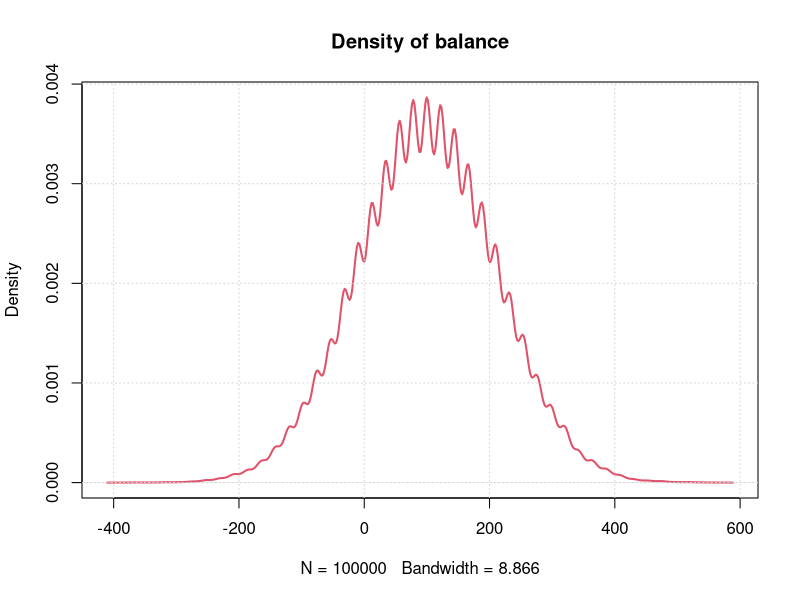

This figure's R source:
## ---- chunk 1
n <- 100000
balance <- replicate(n, sum(sample(c(12, -10), 100, replace=TRUE)))
mean(balance>0)
## ---- chunk 2
quantile(balance, 0.025) #lower
quantile(balance, 0.975) #top
## ---- chunk 3
plot(density(balance), main="Density of balance", lwd = 2, col = 10)
grid()
